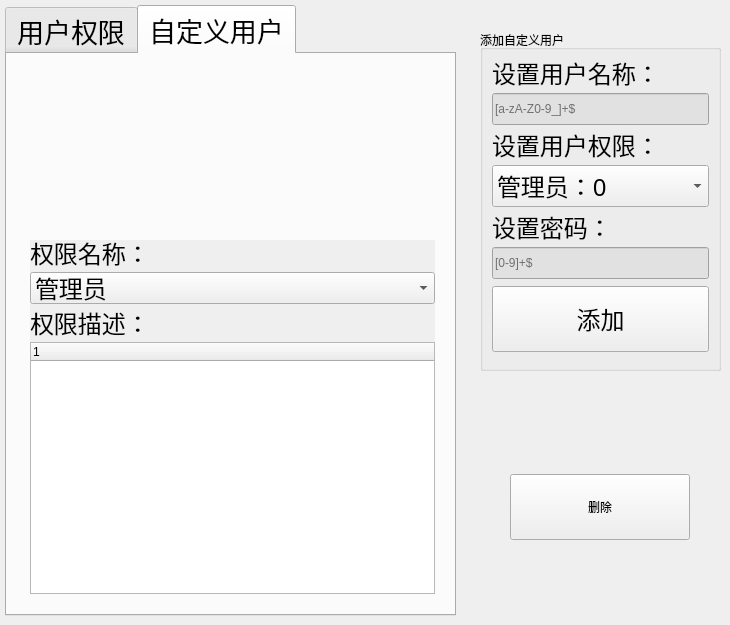
    <widget class="QWidget" name="tab_User">
     <attribute name="title">
      <string>用户管理</string>
     </attribute>
     <widget class="QTabWidget" name="tabWidget_Users">
      <property name="geometry">
       <rect>
        <x>5</x>
        <y>5</y>
        <width>451</width>
        <height>611</height>
       </rect>
      </property>
      <property name="font">
       <font>
        <family>幼圆</family>
        <pointsize>20</pointsize>
        <weight>50</weight>
        <italic>false</italic>
        <bold>false</bold>
       </font>
      </property>
      <property name="styleSheet">
       <string notr="true">font: 20pt &quot;幼圆&quot;;</string>
      </property>
      <property name="currentIndex">
       <number>1</number>
      </property>
      <widget class="QWidget" name="tab">
       <attribute name="title">
        <string>用户权限</string>
       </attribute>
      </widget>
      <widget class="QWidget" name="tab_2">
       <attribute name="title">
        <string>自定义用户</string>
       </attribute>
      </widget>
     </widget>
     <widget class="QWidget" name="widget_UsersChoice_2" native="true">
      <property name="enabled">
       <bool>true</bool>
      </property>
      <property name="geometry">
       <rect>
        <x>30</x>
        <y>240</y>
        <width>405</width>
        <height>354</height>
       </rect>
      </property>
      <property name="minimumSize">
       <size>
        <width>405</width>
        <height>354</height>
       </size>
      </property>
      <property name="maximumSize">
       <size>
        <width>405</width>
        <height>354</height>
       </size>
      </property>
      <property name="contextMenuPolicy">
       <enum>Qt::DefaultContextMenu</enum>
      </property>
      <property name="autoFillBackground">
       <bool>true</bool>
      </property>
      <property name="styleSheet">
       <string notr="true"/>
      </property>
      <layout class="QVBoxLayout" name="verticalLayout_6">
       <property name="sizeConstraint">
        <enum>QLayout::SetDefaultConstraint</enum>
       </property>
       <item>
        <widget class="QLabel" name="label_58">
         <property name="minimumSize">
          <size>
           <width>0</width>
           <height>26</height>
          </size>
         </property>
         <property name="maximumSize">
          <size>
           <width>16777215</width>
           <height>26</height>
          </size>
         </property>
         <property name="font">
          <font>
           <family>幼圆</family>
           <pointsize>18</pointsize>
           <weight>50</weight>
           <italic>false</italic>
           <bold>false</bold>
          </font>
         </property>
         <property name="styleSheet">
          <string>font: 18pt &quot;幼圆&quot;;</string>
         </property>
         <property name="text">
          <string>权限名称：</string>
         </property>
        </widget>
       </item>
       <item>
        <widget class="QComboBox" name="cB_Users">
         <property name="minimumSize">
          <size>
           <width>0</width>
           <height>32</height>
          </size>
         </property>
         <property name="maximumSize">
          <size>
           <width>16777215</width>
           <height>32</height>
          </size>
         </property>
         <property name="font">
          <font>
           <family>幼圆</family>
           <pointsize>18</pointsize>
           <weight>50</weight>
           <italic>false</italic>
           <bold>false</bold>
          </font>
         </property>
         <property name="styleSheet">
          <string notr="true">font: 18pt &quot;幼圆&quot;;</string>
         </property>
         <item>
          <property name="text">
           <string>管理员</string>
          </property>
         </item>
         <item>
          <property name="text">
           <string>工程师</string>
          </property>
         </item>
         <item>
          <property name="text">
           <string>操作员</string>
          </property>
         </item>
         <item>
          <property name="text">
           <string>质检员</string>
          </property>
         </item>
        </widget>
       </item>
       <item>
        <widget class="QLabel" name="label_59">
         <property name="minimumSize">
          <size>
           <width>0</width>
           <height>26</height>
          </size>
         </property>
         <property name="maximumSize">
          <size>
           <width>16777215</width>
           <height>26</height>
          </size>
         </property>
         <property name="font">
          <font>
           <family>幼圆</family>
           <pointsize>18</pointsize>
           <weight>50</weight>
           <italic>false</italic>
           <bold>false</bold>
          </font>
         </property>
         <property name="styleSheet">
          <string>font: 18pt &quot;幼圆&quot;;</string>
         </property>
         <property name="text">
          <string>权限描述：</string>
         </property>
        </widget>
       </item>
       <item>
        <widget class="QTreeWidget" name="treeWidget_2">
         <property name="styleSheet">
          <string notr="true">font: 18pt &quot;幼圆&quot;;</string>
         </property>
         <column>
          <property name="text">
           <string notr="true">1</string>
          </property>
         </column>
        </widget>
       </item>
      </layout>
     </widget>
     <widget class="QGroupBox" name="gB_User">
      <property name="geometry">
       <rect>
        <x>480</x>
        <y>30</y>
        <width>241</width>
        <height>341</height>
       </rect>
      </property>
      <property name="styleSheet">
       <string notr="true">font: 18pt &quot;幼圆&quot;;</string>
      </property>
      <property name="title">
       <string>添加自定义用户</string>
      </property>
      <layout class="QVBoxLayout" name="verticalLayout_4">
       <item>
        <widget class="QLabel" name="label_55">
         <property name="minimumSize">
          <size>
           <width>0</width>
           <height>26</height>
          </size>
         </property>
         <property name="maximumSize">
          <size>
           <width>16777215</width>
           <height>26</height>
          </size>
         </property>
         <property name="font">
          <font>
           <family>幼圆</family>
           <pointsize>18</pointsize>
           <weight>50</weight>
           <italic>false</italic>
           <bold>false</bold>
          </font>
         </property>
         <property name="styleSheet">
          <string notr="true">font: 18pt &quot;幼圆&quot;;</string>
         </property>
         <property name="text">
          <string>设置用户名称：</string>
         </property>
        </widget>
       </item>
       <item>
        <widget class="QLineEdit" name="lE_SetUserName">
         <property name="minimumSize">
          <size>
           <width>0</width>
           <height>32</height>
          </size>
         </property>
         <property name="maximumSize">
          <size>
           <width>16777215</width>
           <height>32</height>
          </size>
         </property>
         <property name="styleSheet">
          <string notr="true">background-color: rgb(225, 225, 225);
font: 18pt &quot;幼圆&quot;;</string>
         </property>
         <property name="text">
          <string/>
         </property>
         <property name="maxLength">
          <number>15</number>
         </property>
         <property name="placeholderText">
          <string>[a-zA-Z0-9_]+$</string>
         </property>
        </widget>
       </item>
       <item>
        <widget class="QLabel" name="label_57">
         <property name="minimumSize">
          <size>
           <width>0</width>
           <height>26</height>
          </size>
         </property>
         <property name="maximumSize">
          <size>
           <width>16777215</width>
           <height>26</height>
          </size>
         </property>
         <property name="font">
          <font>
           <family>幼圆</family>
           <pointsize>18</pointsize>
           <weight>50</weight>
           <italic>false</italic>
           <bold>false</bold>
          </font>
         </property>
         <property name="styleSheet">
          <string notr="true">font: 18pt &quot;幼圆&quot;;</string>
         </property>
         <property name="text">
          <string>设置用户权限：</string>
         </property>
        </widget>
       </item>
       <item>
        <widget class="QComboBox" name="cB_SetUserPermission">
         <property name="sizePolicy">
          <sizepolicy hsizetype="Preferred" vsizetype="Fixed">
           <horstretch>0</horstretch>
           <verstretch>0</verstretch>
          </sizepolicy>
         </property>
         <property name="minimumSize">
          <size>
           <width>0</width>
           <height>32</height>
          </size>
         </property>
         <property name="font">
          <font>
           <family>幼圆</family>
           <pointsize>18</pointsize>
           <weight>50</weight>
           <italic>false</italic>
           <bold>false</bold>
          </font>
         </property>
         <property name="styleSheet">
          <string notr="true">font: 18pt &quot;幼圆&quot;;</string>
         </property>
         <item>
          <property name="text">
           <string>管理员：0</string>
          </property>
         </item>
         <item>
          <property name="text">
           <string>工程师：1</string>
          </property>
         </item>
         <item>
          <property name="text">
           <string>操作员：2</string>
          </property>
         </item>
         <item>
          <property name="text">
           <string>质检员：3</string>
          </property>
         </item>
        </widget>
       </item>
       <item>
        <widget class="QLabel" name="label_60">
         <property name="minimumSize">
          <size>
           <width>0</width>
           <height>26</height>
          </size>
         </property>
         <property name="maximumSize">
          <size>
           <width>16777215</width>
           <height>26</height>
          </size>
         </property>
         <property name="font">
          <font>
           <family>幼圆</family>
           <pointsize>18</pointsize>
           <weight>50</weight>
           <italic>false</italic>
           <bold>false</bold>
          </font>
         </property>
         <property name="styleSheet">
          <string notr="true">font: 18pt &quot;幼圆&quot;;</string>
         </property>
         <property name="text">
          <string>设置密码：</string>
         </property>
        </widget>
       </item>
       <item>
        <widget class="QLineEdit" name="lE_SetUserSecretNum">
         <property name="minimumSize">
          <size>
           <width>0</width>
           <height>32</height>
          </size>
         </property>
         <property name="maximumSize">
          <size>
           <width>16777215</width>
           <height>32</height>
          </size>
         </property>
         <property name="styleSheet">
          <string notr="true">background-color: rgb(225, 225, 225);
font: 18pt &quot;幼圆&quot;;</string>
         </property>
         <property name="maxLength">
          <number>15</number>
         </property>
         <property name="placeholderText">
          <string>[0-9]+$</string>
         </property>
        </widget>
       </item>
       <item>
        <widget class="QPushButton" name="pB_AddUser">
         <property name="minimumSize">
          <size>
           <width>0</width>
           <height>66</height>
          </size>
         </property>
         <property name="maximumSize">
          <size>
           <width>16777215</width>
           <height>66</height>
          </size>
         </property>
         <property name="font">
          <font>
           <family>幼圆</family>
           <pointsize>18</pointsize>
           <weight>50</weight>
           <italic>false</italic>
           <bold>false</bold>
          </font>
         </property>
         <property name="styleSheet">
          <string notr="true">font: 18pt &quot;幼圆&quot;;</string>
         </property>
         <property name="text">
          <string>添加</string>
         </property>
        </widget>
       </item>
      </layout>
     </widget>
     <widget class="QWidget" name="layoutWidget1_7">
      <property name="geometry">
       <rect>
        <x>510</x>
        <y>400</y>
        <width>182</width>
        <height>214</height>
       </rect>
      </property>
      <layout class="QVBoxLayout" name="verticalLayout_5">
       <item>
        <widget class="QPushButton" name="pB_Users_Delete">
         <property name="minimumSize">
          <size>
           <width>180</width>
           <height>66</height>
          </size>
         </property>
         <property name="maximumSize">
          <size>
           <width>180</width>
           <height>66</height>
          </size>
         </property>
         <property name="styleSheet">
          <string notr="true">font: 20pt &quot;幼圆&quot;;</string>
         </property>
         <property name="text">
          <string>删除</string>
         </property>
        </widget>
       </item>
      </layout>
     </widget>
    </widget>
